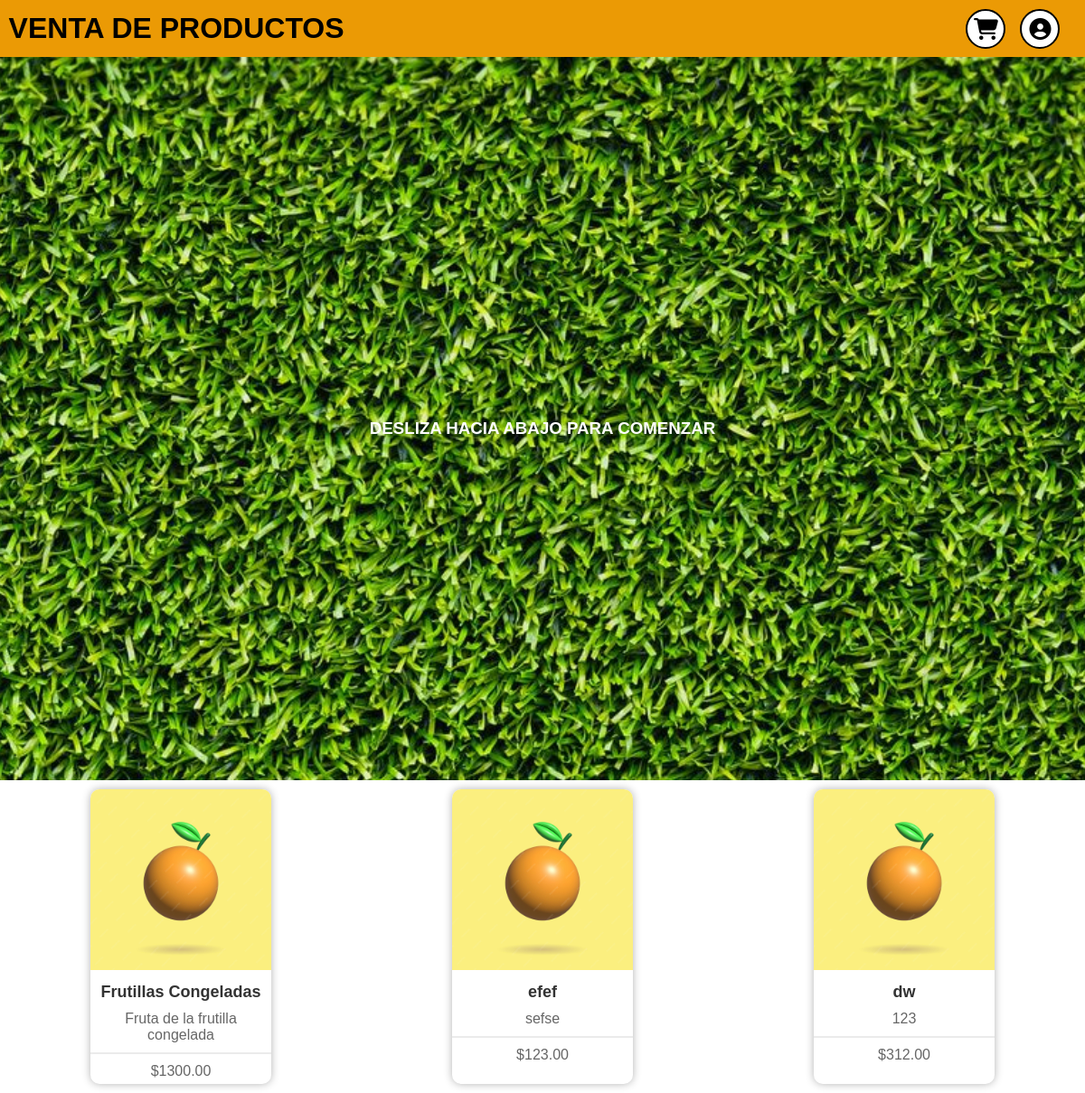
/, run on an earlier commit of the app's database.
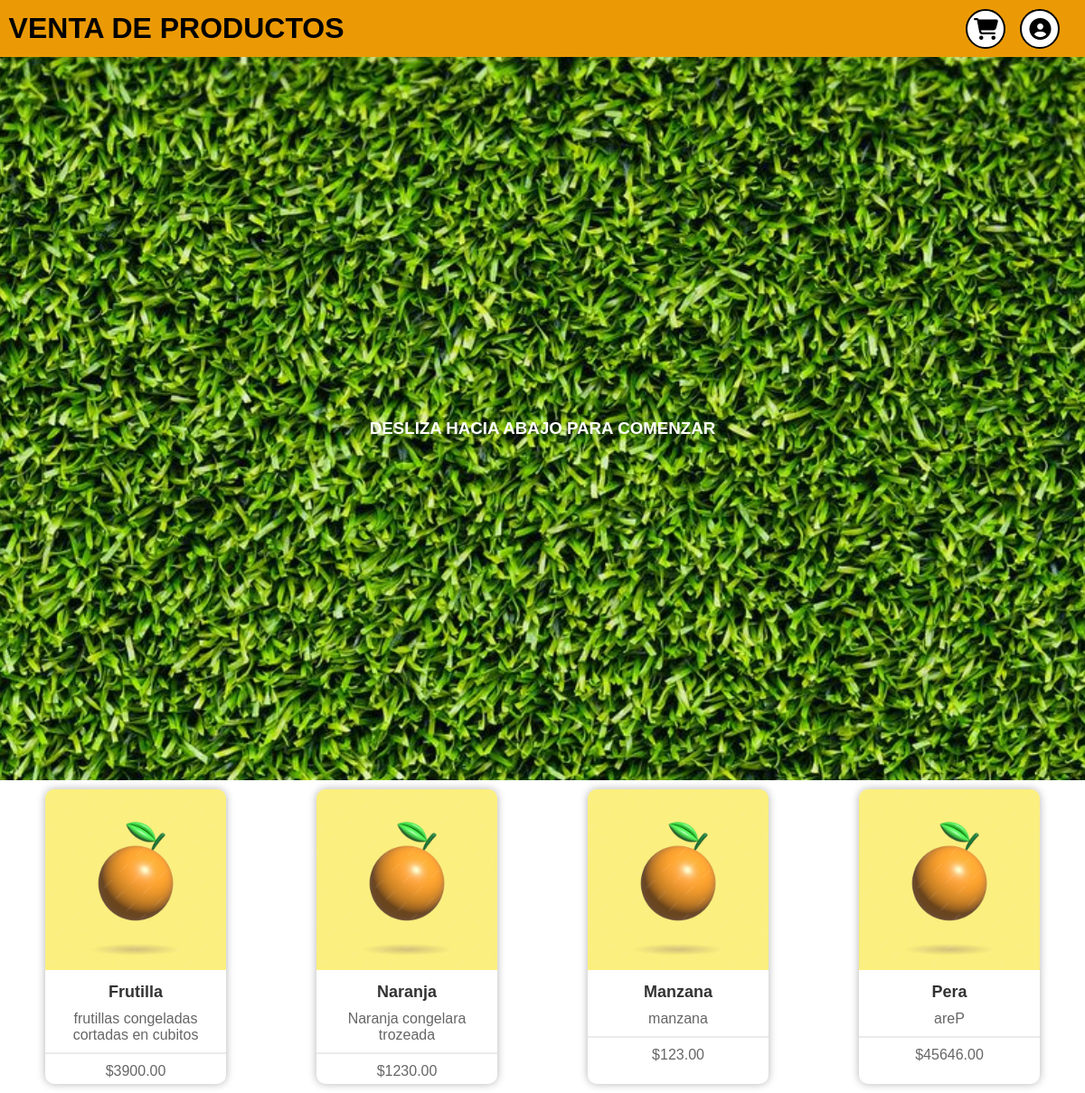
And on a later commit of the database.
### myapp/models.py (models this page shows, shortened)
class Producto(models.Model):
    nombre = models.CharField(max_length=100)
    descripcion = models.TextField()
    precio = models.DecimalField(max_digits=10, decimal_places=2)
    stock = models.PositiveIntegerField()
    imagen = models.ImageField(upload_to="static/img/")

### myapp/views.py (the view)
# urls.py: path('', inicio, name='inicio'),
def inicio(request):
    productos = Producto.objects.all()
    carrito = Carrito.objects.first()
    return render(request, "html/inicio.html", {'productos': productos, 'carrito': carrito})

### myapp/templates/html/inicio.html (shortened to what this page needs)
{% load static %}
{% load mathfilters %}
<!DOCTYPE html>
<html lang="es">
  <head>
    <link rel="stylesheet" href="{% static 'css/styles.css' %}" />
  </head>
  <body>
    <header>
      <div class="header">
        <div id="header">
          <h1>VENTA DE PRODUCTOS</h1>
          <div class="btn-header">
              <a class="btn-h" id="btn-carrito">
                <i class="fa-solid fa-cart-shopping" style="color: black"></i>
              </a>
              <a href="/solicitudes/" class="btn-h" id="btn-admin">
                <i class="fa-solid fa-circle-user"></i>
              </a>
          </div>
        </div>
      <div
        class="intro-container"
        style="background-image: url({% static 'img/background.jpg' %});"
      >
        <h3>DESLIZA HACIA ABAJO PARA COMENZAR</h3>
      </div>
    </header>
    <main>
      <div id="productos">
        <ul id="product-list" class="product-list">
          {% for producto in productos %}
          <li data-stock="{{ producto.stock }}">
            <a href="/add/{{ producto.id }}">
              <img src="{{ producto.imagen.url }}" alt="{{ producto.nombre }}" />
              <h3>{{ producto.nombre }}</h3>
              <p>{{ producto.descripcion }}</p>
              <hr />
              <p>${{ producto.precio }}</p>
            </a>
          </li>
          {% endfor %}
        </ul>
      </div>
    </main>
  </body>
</html>

### myapp/static/css/styles.css (style rules this page uses)
* { transition: all 0.2s; margin: 0; padding: 0; text-decoration: none; font-family: sans-serif; --beige: rgb(235, 154, 5); --negro-transparente: rgba(0, 0, 0, .5) }
header { display: flex; flex-direction: column; justify-content: center; }
#header { position: relative; top: 0; left: 0; right: 0; width: auto; padding: 0.6rem; background-color: var(--beige); display: flex; flex-direction: row; justify-content: space-between; align-items: center; z-index: 9; transition: opacity .3s ease; opacity: 1; }
.btn-header { margin: 0 calc(1.25rem / 2); display: flex; flex-direction: row; }
.btn-h { display: flex; justify-content: center; align-items: center; background-color: white; width: 2.5rem; height: 2.5rem; border: 2px solid black; border-radius: 50%; margin: 0 0.5rem; transition: all .1s; text-transform: uppercase; }
.btn-h i { font-size: 1.5rem; color: black; }
.intro-container h3 { text-align: center; color: #fff; padding-top: 50vh; }
.product-list { list-style: none; padding: 0; display: flex; justify-content: space-around; flex-wrap: wrap; }
.product-list li { text-align: center; width: 200px; margin: 10px; box-shadow: 0 0 10px rgba(0, 0, 0, 0.3); border-radius: 10px; }
.product-list img { max-width: 100%; border-radius: 10px 10px 0 0; }
.product-list h3 { font-size: 18px; margin: 10px 0; font-family: Arial, sans-serif; color: #333; padding: 0 5px; }
.product-list p { font-size: 16px; margin: 5px 0; font-family: Arial, sans-serif; color: #666; padding: 0 5px; }
.product-list hr { border: none; height: 2px; background-color: rgba(204, 204, 204, 0.4); margin: 10px 0; border-radius: -16px; }

What changed in the data, as far as the page shows it:
removed Producto: imagen (picture), nombre "Frutillas Congeladas", descripcion "Fruta de la frutilla congelada", precio "1300.00"
removed Producto: imagen (picture), nombre "efef", descripcion "sefse", precio "123.00"
removed Producto: imagen (picture), nombre "dw", descripcion "123", precio "312.00"
added Producto: imagen (picture), nombre "Frutilla", descripcion "frutillas congeladas cortadas en cubitos", precio "3900.00"
added Producto: imagen (picture), nombre "Naranja", descripcion "Naranja congelara trozeada", precio "1230.00"
added Producto: imagen (picture), nombre "Manzana", descripcion "manzana", precio "123.00"
added Producto: imagen (picture), nombre "Pera", descripcion "areP", precio "45646.00"
